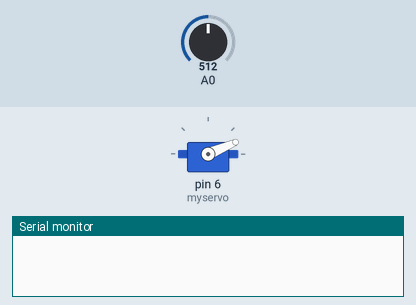
Recording of a sketch running on a simulated Arduino Uno, built with avr-gcc and run on an emulated ATmega328P. On the bench: servo, the last lines printed to the serial monitor. The test bench sets the inputs (shaded band); at power-on: A0 = 512.

Above: at 6.71 s.
10.3 s: A0 set to 716
At 11.1 s:
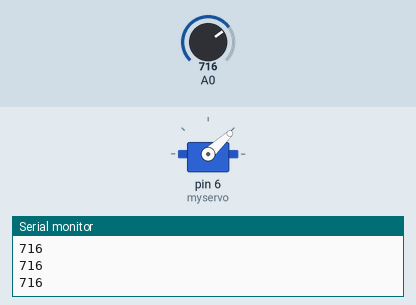
13.3 s: A0 set to 1023
At 13.55 s:
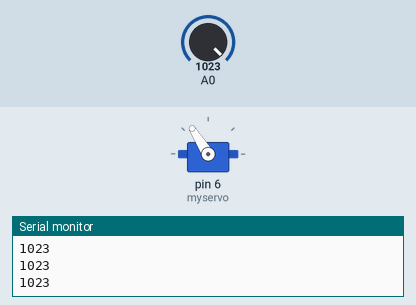
16.3 s: A0 set to 511
19.3 s: A0 set to 900
At 19.46 s:
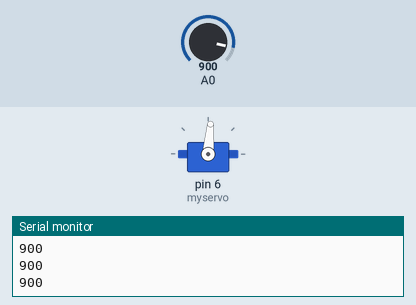
Timing chart, 0 to 23.3 s (numbered marks = the images above; inputs shaded):
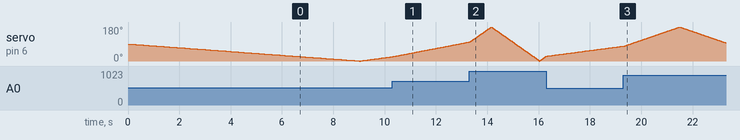

The sketch:

T7.ino
```cpp
#include<Servo.h>

Servo myservo;
int pos;
void reset();
void setup() {
  // put your setup code here, to run once:
  myservo.attach(6);
  reset();
  Serial.begin(9600);

}
int value;
int num;
int n=1;
void loop() {
  // put your main code here, to run repeatedly:
  for(pos=0;pos<180;++pos)
  {
    value=analogRead(A0);
    Serial.println(value);
    num=map(value,0,1023,100,10);
    myservo.write(pos);
    delay(num);
    }
  for(pos=180;pos>0;--pos)
  {
    value=analogRead(A0);
    Serial.println(value);
    num=map(value,0,1023,100,10);
    myservo.write(pos);
    delay(num);
    }

}

void reset()
{
  int p;
  p=myservo.read();
  for(;p>0;--p)
  {
    myservo.write(p);
    delay(100);
    }
  }
```

Measured:
- by itself, servo on pin 6 (myservo): rises from 79° to 180° in 2.1 s, then falls to 96° in 1.8 s
